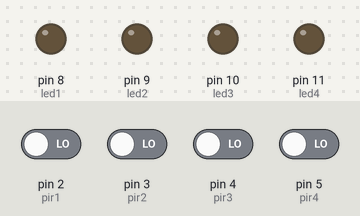
Simulated run of this sketch. Board: Arduino Uno, built with avr-gcc and run on an emulated ATmega328P. Parts: output pins drawn as LEDs (lit = HIGH). The test bench sets the inputs (shaded band); at power-on: pin 2 (pir1), pin 3 (pir2), pin 4 (pir3), pin 5 (pir4) LOW.

Above: at 1.2 s.
1.3 s: pin 2 (pir1) driven HIGH
At 2.5 s:
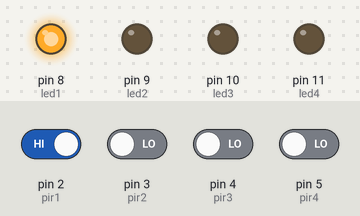
2.8 s: pin 3 (pir2) driven HIGH
At 3.8 s:
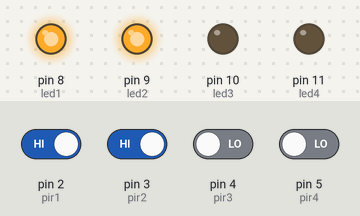
4.3 s: pin 4 (pir3) driven HIGH
At 4.9 s:
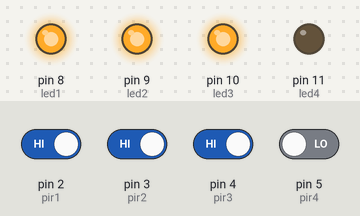
5.8 s: pin 5 (pir4) driven HIGH
At 6.1 s:
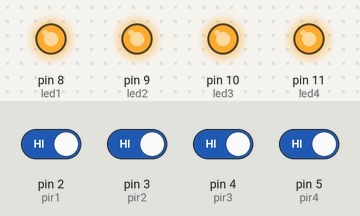
7.3 s: pin 2 (pir1) driven LOW
At 8.4 s:
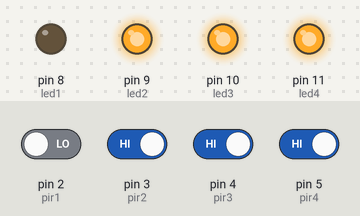
8.8 s: pin 3 (pir2) driven LOW
At 9.6 s:
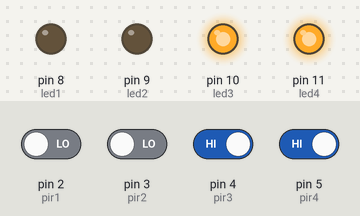
Timing chart, 0 to 11.3 s (numbered marks = the images above; inputs shaded):
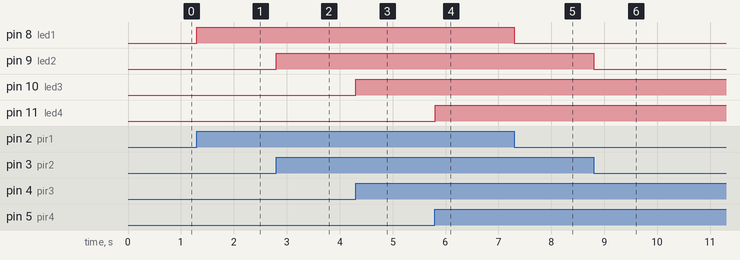

The sketch:

pir_led__1_.ino
```cpp
int pir1 = 2;
int pir2 = 3;
int pir3 = 4;
int pir4 = 5;

int led1 = 8;
int led2 = 9;
int led3 = 10;
int led4 = 11;

void setup() {
  pinMode(pir1, INPUT);
  pinMode(pir2, INPUT);
  pinMode(pir3, INPUT);
  pinMode(pir4, INPUT);

  pinMode(led1, OUTPUT);
  pinMode(led2, OUTPUT);
  pinMode(led3, OUTPUT);
  pinMode(led4, OUTPUT);
}

void loop() {
  digitalWrite(led1, digitalRead(pir1));
  digitalWrite(led2, digitalRead(pir2));
  digitalWrite(led3, digitalRead(pir3));
  digitalWrite(led4, digitalRead(pir4));

  delay(100);
}
```

Measured:
- after the input at 1.3 s, pin 8 (led1): LOW → HIGH at once
- after the input at 2.8 s, pin 9 (led2): LOW → HIGH at once
- after the input at 4.3 s, pin 10 (led3): LOW → HIGH at once
- after the input at 5.8 s, pin 11 (led4): LOW → HIGH at once
- after the input at 7.3 s, pin 8 (led1): HIGH → LOW at once
- after the input at 8.8 s, pin 9 (led2): HIGH → LOW at once
